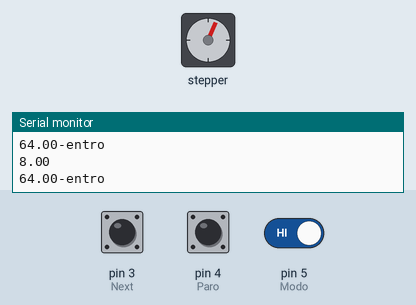
A sketch run on a simulated Arduino Uno, built with avr-gcc and run on an emulated ATmega328P. On the bench: stepper motor, the last lines printed to the serial monitor. The inputs (shaded band) are chosen by the test bench; at power-on: pin 4 (Paro) LOW, pin 5 (Modo) HIGH, pin 3 (Next) HIGH. Stepper angles assume 3200 steps per turn.

Above: at 1.25 s.
1.3 s: pin 4 (Paro) driven HIGH
2.8 s: pin 4 (Paro) driven LOW
At 3.26 s:
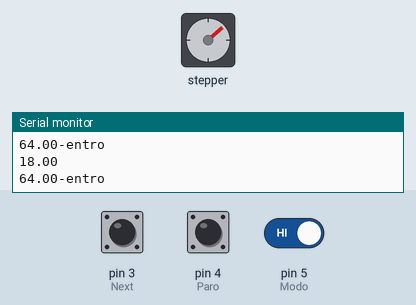
At 4.76 s:
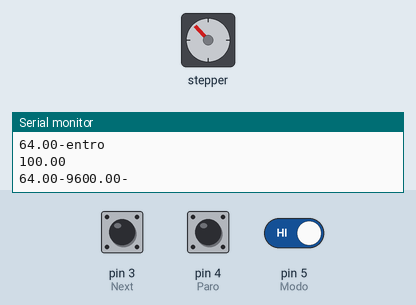
6.3 s: pin 4 (Paro) pulsed HIGH 2 times (0.12 s each, 0.3 s apart)
At 7.01 s:
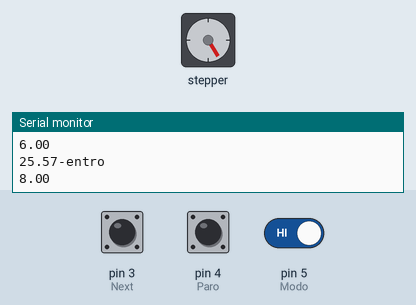
10.7 s: pin 5 (Modo) driven LOW
15.6 s: pin 4 (Paro) pulsed HIGH 5 times (0.12 s each, 0.3 s apart)
Timing chart, 0 to 22.0 s (numbered marks = the images above; inputs shaded):
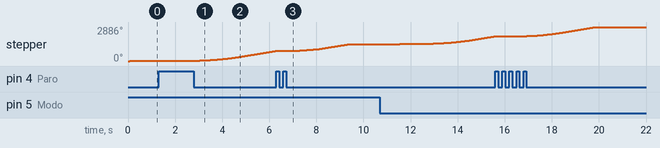

Measured:
- after the input at 1.3 s, stepper: stops changing and stays 29°
- after the input at 2.8 s, stepper: keeps turning clockwise at about 240°/s, starting at once
- by itself, stepper: keeps turning clockwise at about 24°/s

The sketch:

CP1.ino
```cpp
// manejado por GitHub

#include <Stepper.h>
// variables del sistema
const int Pasos = 3200;  // Número de pasos * 4
const int Avance = 5; // avance del tornillo en mm(550 mm)
const int Rec_total = 550; // recorrido total posible en la maquina
const float Resol = 0.1; // resolucion del movimiento en mm (para mas resolucion mas pequeñp el valor se recomienda la resolucion permita que la variable factor sea un valor entero si no el movimiento no sera preciso)
//Definicion de PIN I/O
float Factor = 0; // factor de conversion para el movimiento de mm a pasos
const int fin_av = 7; // final de carrera en el punto de corte -> IN
const int fin_ret = 6; // final de carrera en el punto inicial -> IN
const int Modo = 5; // interruptor para seleccionar manual ( 1 ) o automatico (0) -> IN
const int Paro = 4; // interruptor paro de emergencia-> IN
const int Next = 3; // pulsador de Siguente-> IN
const int Av_man = 13; // pulsador avance manual -> IN
const int Re_man = 12; // pilsador retroceso manual -> IN

// inicializa la libreria 'stepper' en los pines 8 a 11
Stepper myStepper(Pasos, 8, 9, 10, 11);
// variables del programa
int recorrido = 0;
int Va_max = 100;
int Vr_max = 200;
float  Vel = 0;
void setup() {
  // inicializacion de pines I/O
  pinMode(fin_av, INPUT);
  pinMode(fin_ret, INPUT);
  pinMode(Modo, INPUT);
  pinMode(Paro, INPUT);
  pinMode(Next, INPUT);
  pinMode(Av_man, INPUT);
  pinMode(Re_man, INPUT);
  // inicializa el puerto serial
  Serial.begin(9600);
  // se calcula el factor de conversion
  Factor = (Pasos / Avance) * Resol;
  Serial.println(Factor);


}

void loop() {
  // Gira sentido horario
  int avance = 5;
  int av_final = 20;
  float falta = av_final;
  while (abs(falta) > 0) {
    int puntos = abs(falta) / Resol;
    if (puntos > 50) {
      puntos=50;
    }
    falta = avanza(Va_max, puntos, falta);
    if (falta > 0 && falta < 0.05) {
      falta = 0;
    }
    if (falta > 0.05 && falta < 0.1) {
      falta = 0.1;
    }
  }
  delay(2000);
  recorrido += av_final;
  Serial.println(digitalRead(Modo));
  if (!digitalRead(Modo)) {  // si esta en modo manual
    while (!digitalRead(Next)) { // mientras no se presione el pulsador de siguiene
      Serial.println(digitalRead(Next));
      delay(100); // espere
      Serial.println("wait");
    }
  } else {
    delay(500);
  }
  Serial.println(recorrido);
  Serial.println("done");
}
/*
  --------------------
  Funciones creadas
  --------------------
*/
/*
   FUNCION  avanza (int Vfin , int puntos, float avance )
   int Vfin -> velocidad final maxima
   int puntos -> numero de intervalos para dividir el incremento de la velocidad
   float avance -> avance total en milimetros (tener en cuenta la resolucion )

   La funcion se encarga de mover el motor un avance determinado teniendo en cuenta una aceleracion gradual
*/
float avanza(int Vfin, int puntos, float avance) {
  Serial.print("avanza : ");
  float av = avance;
  Serial.print(av);
  Serial.print(" ; ");
  Serial.print(av);
  Serial.print(" ; ");
  float k = puntos; // cont ador de incrementos
  float dV = Vfin / k; // Variacion de la velocidad por intervalo
  Serial.println(k);
  //Serial.print(" ; ");
  Vel = 0;
  while (k > 0) {
    Vel += dV; // variable de invremento de la velocidad;
    Serial.println("entro");
    myStepper.setSpeed(Vel);
    Serial.println(Vel);
    float  falta = recorrer(av / (4 * puntos), Vfin);
    if (abs(falta) > 0) {
      return falta;
    }
    k--;
  }
  float falta = recorrer((3 * av) / 4, Vfin);
  if (abs(falta) > 0) {
    return falta;
  }
  return 0;
}
/*
   FUNCION recorer( float avance)
   float avance -> avance en mm deseado, permite decimales , es importante tener en cuenta la resolucion
   La Funcion se encarga de mover el motor un avance determinado.
*/
float recorrer(float avance, int V_obj) {
  int av = avance / Resol;
  int sig = abs(avance) / avance;
  float steps = (sig * avance) / Resol;
  steps = steps * (Factor);
  Serial.print(steps);
  Serial.print("-");
  while (steps > 0) {
    myStepper.step(sig);
    steps--;
    if (emergencia(V_obj)) {
      Serial.println( steps );
      return sig * Resol * steps / Factor;
    }
  }
  return 0;
}
/*
   FUNCION emergencia(Bool Paro)
   Bool Paro -> variable que indica si está activo el paro de emergencia o no lo está

   La funcion espera a que se desactive el paro de emergencia y continua el proceso desde donde se detuvo.
*/
bool emergencia(int V_obj) {
  bool stopped = false;
  while (digitalRead(Paro)) {
    stopped = true;
  }
  if (stopped && (Vel > (0.5 * V_obj))) {
    //    Serial.println("emergencia");
    return true;
  }
  return false;
}
/*Funcion man_Avance()*/
void man_Avance() {
  if (digitalRead(Av_man)) {
    //    recorrer(Resol);
  }
  if (digitalRead(Re_man)) {
    //    recorrer(-Resol);
  }
}
```
